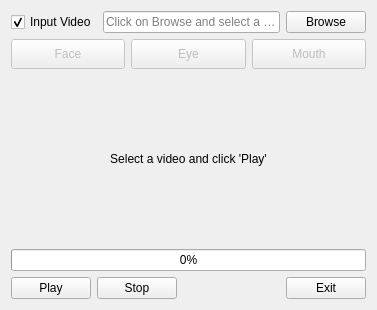
<?xml version="1.0" encoding="UTF-8"?>
<ui version="4.0">
 <class>Window</class>
 <widget class="QMainWindow" name="Window">
  <property name="geometry">
   <rect>
    <x>0</x>
    <y>0</y>
    <width>377</width>
    <height>310</height>
   </rect>
  </property>
  <property name="sizePolicy">
   <sizepolicy hsizetype="Expanding" vsizetype="Expanding">
    <horstretch>0</horstretch>
    <verstretch>0</verstretch>
   </sizepolicy>
  </property>
  <widget class="QWidget" name="centralWidget">
   <layout class="QVBoxLayout" name="verticalLayout">
    <item>
     <layout class="QHBoxLayout" name="horizontalLayout">
      <item>
       <widget class="QCheckBox" name="inputVideo">
        <property name="text">
         <string>Input Video</string>
        </property>
        <property name="checked">
         <bool>true</bool>
        </property>
       </widget>
      </item>
      <item>
       <widget class="QLineEdit" name="input">
        <property name="readOnly">
         <bool>true</bool>
        </property>
        <property name="placeholderText">
         <string>Click on Browse and select a video</string>
        </property>
       </widget>
      </item>
      <item>
       <widget class="QPushButton" name="bBrowseInput">
        <property name="text">
         <string>Browse</string>
        </property>
       </widget>
      </item>
     </layout>
    </item>
    <item>
     <layout class="QHBoxLayout" name="statusLayout">
      <item>
       <widget class="QPushButton" name="face">
        <property name="enabled">
         <bool>false</bool>
        </property>
        <property name="minimumSize">
         <size>
          <width>0</width>
          <height>30</height>
         </size>
        </property>
        <property name="text">
         <string>Face</string>
        </property>
       </widget>
      </item>
      <item>
       <widget class="QPushButton" name="eye">
        <property name="enabled">
         <bool>false</bool>
        </property>
        <property name="minimumSize">
         <size>
          <width>0</width>
          <height>30</height>
         </size>
        </property>
        <property name="text">
         <string>Eye</string>
        </property>
       </widget>
      </item>
      <item>
       <widget class="QPushButton" name="mouth">
        <property name="enabled">
         <bool>false</bool>
        </property>
        <property name="minimumSize">
         <size>
          <width>0</width>
          <height>30</height>
         </size>
        </property>
        <property name="text">
         <string>Mouth</string>
        </property>
       </widget>
      </item>
     </layout>
    </item>
    <item>
     <widget class="QLabel" name="videoFrame">
      <property name="sizePolicy">
       <sizepolicy hsizetype="Expanding" vsizetype="Expanding">
        <horstretch>0</horstretch>
        <verstretch>0</verstretch>
       </sizepolicy>
      </property>
      <property name="text">
       <string>Select a video and click 'Play'</string>
      </property>
      <property name="scaledContents">
       <bool>true</bool>
      </property>
      <property name="alignment">
       <set>Qt::AlignCenter</set>
      </property>
     </widget>
    </item>
    <item>
     <widget class="QProgressBar" name="progress">
      <property name="value">
       <number>0</number>
      </property>
     </widget>
    </item>
    <item>
     <layout class="QHBoxLayout" name="controlLayout">
      <item>
       <widget class="QPushButton" name="bPlay">
        <property name="sizePolicy">
         <sizepolicy hsizetype="Minimum" vsizetype="Maximum">
          <horstretch>0</horstretch>
          <verstretch>0</verstretch>
         </sizepolicy>
        </property>
        <property name="text">
         <string>Play</string>
        </property>
       </widget>
      </item>
      <item>
       <widget class="QPushButton" name="bStop">
        <property name="sizePolicy">
         <sizepolicy hsizetype="Minimum" vsizetype="Maximum">
          <horstretch>0</horstretch>
          <verstretch>0</verstretch>
         </sizepolicy>
        </property>
        <property name="text">
         <string>Stop</string>
        </property>
       </widget>
      </item>
      <item>
       <spacer name="spacer">
        <property name="orientation">
         <enum>Qt::Horizontal</enum>
        </property>
        <property name="sizeHint" stdset="0">
         <size>
          <width>40</width>
          <height>20</height>
         </size>
        </property>
       </spacer>
      </item>
      <item>
       <widget class="QPushButton" name="bClose">
        <property name="text">
         <string>Exit</string>
        </property>
       </widget>
      </item>
     </layout>
    </item>
   </layout>
  </widget>
 </widget>
 <layoutdefault spacing="6" margin="11"/>
 <tabstops>
  <tabstop>inputVideo</tabstop>
  <tabstop>input</tabstop>
  <tabstop>bBrowseInput</tabstop>
  <tabstop>face</tabstop>
  <tabstop>eye</tabstop>
  <tabstop>bPlay</tabstop>
  <tabstop>bStop</tabstop>
  <tabstop>bClose</tabstop>
 </tabstops>
 <resources/>
 <connections/>
</ui>
